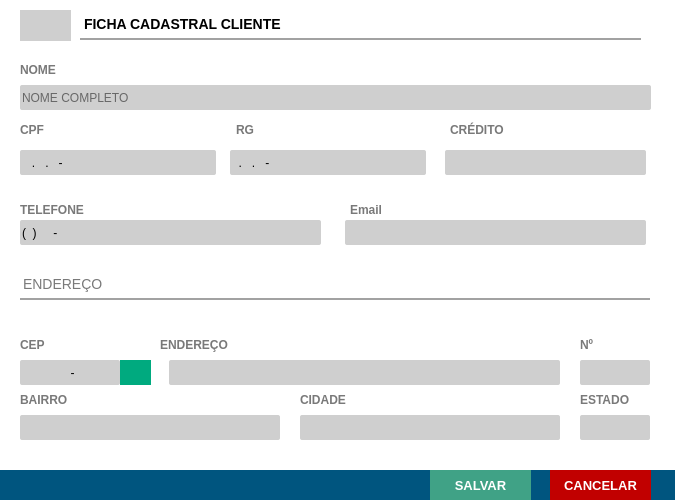
<?xml version="1.0" encoding="UTF-8"?>
<ui version="4.0">
 <class>Form_Cad_Clientes</class>
 <widget class="QFrame" name="Form_Cad_Clientes">
  <property name="windowModality">
   <enum>Qt::ApplicationModal</enum>
  </property>
  <property name="geometry">
   <rect>
    <x>0</x>
    <y>0</y>
    <width>675</width>
    <height>500</height>
   </rect>
  </property>
  <property name="minimumSize">
   <size>
    <width>675</width>
    <height>500</height>
   </size>
  </property>
  <property name="maximumSize">
   <size>
    <width>675</width>
    <height>500</height>
   </size>
  </property>
  <property name="windowTitle">
   <string>LC INFORMÁTICA| CADASTRO CLIENTE</string>
  </property>
  <property name="windowIcon">
   <iconset>
    <normaloff>../../img/clientes.png</normaloff>../../img/clientes.png</iconset>
  </property>
  <property name="frameShape">
   <enum>QFrame::StyledPanel</enum>
  </property>
  <property name="frameShadow">
   <enum>QFrame::Raised</enum>
  </property>
  <widget class="QFrame" name="fr_FormClientes">
   <property name="geometry">
    <rect>
     <x>0</x>
     <y>0</y>
     <width>1000</width>
     <height>500</height>
    </rect>
   </property>
   <property name="styleSheet">
    <string notr="true">background: #FFF;
border: none</string>
   </property>
   <widget class="QLabel" name="lb_FormProdutos">
    <property name="geometry">
     <rect>
      <x>80</x>
      <y>10</y>
      <width>561</width>
      <height>30</height>
     </rect>
    </property>
    <property name="styleSheet">
     <string notr="true">QLabel{
font-size: 14px;
font-family: &quot;Arial&quot;;
font-weight: bold;

border-bottom: 2px solid #A2A2A2
}</string>
    </property>
    <property name="text">
     <string>FICHA CADASTRAL CLIENTE</string>
    </property>
   </widget>
   <widget class="QLabel" name="lb_FormProdutos_2">
    <property name="geometry">
     <rect>
      <x>20</x>
      <y>60</y>
      <width>150</width>
      <height>20</height>
     </rect>
    </property>
    <property name="styleSheet">
     <string notr="true">QLabel{
font-size: 12px;
font-family: &quot;Arial Unicode MS&quot;;
font-weight: bold;
color: #797979
}</string>
    </property>
    <property name="text">
     <string>NOME</string>
    </property>
   </widget>
   <widget class="QLineEdit" name="tx_Nome">
    <property name="geometry">
     <rect>
      <x>20</x>
      <y>85</y>
      <width>631</width>
      <height>25</height>
     </rect>
    </property>
    <property name="focusPolicy">
     <enum>Qt::WheelFocus</enum>
    </property>
    <property name="styleSheet">
     <string notr="true">QLineEdit{
background: #CFCFCF;
border-radius: 2px;
color: #000;
font: 13px &quot;Arial&quot; ;

}
QLineEdit:Focus {
border: 1px solid red;
}</string>
    </property>
    <property name="placeholderText">
     <string>NOME COMPLETO</string>
    </property>
   </widget>
   <widget class="QLabel" name="lb_FormProdutos_3">
    <property name="geometry">
     <rect>
      <x>20</x>
      <y>120</y>
      <width>190</width>
      <height>20</height>
     </rect>
    </property>
    <property name="styleSheet">
     <string notr="true">QLabel{
font-size: 12px;
font-family: &quot;Arial Unicode MS&quot;;
font-weight: bold;
color: #797979
}</string>
    </property>
    <property name="text">
     <string>CPF</string>
    </property>
   </widget>
   <widget class="QLabel" name="lb_FormProdutos_4">
    <property name="geometry">
     <rect>
      <x>236</x>
      <y>120</y>
      <width>190</width>
      <height>20</height>
     </rect>
    </property>
    <property name="styleSheet">
     <string notr="true">QLabel{
font-size: 12px;
font-family: &quot;Arial Unicode MS&quot;;
font-weight: bold;
color: #797979
}</string>
    </property>
    <property name="text">
     <string>RG</string>
    </property>
   </widget>
   <widget class="QLineEdit" name="tx_rg">
    <property name="geometry">
     <rect>
      <x>230</x>
      <y>150</y>
      <width>196</width>
      <height>25</height>
     </rect>
    </property>
    <property name="focusPolicy">
     <enum>Qt::WheelFocus</enum>
    </property>
    <property name="styleSheet">
     <string notr="true">QLineEdit{
background: #CFCFCF;
border-radius: 2px;
color: #000;
font: 13px &quot;Arial&quot; 
}
QLineEdit:Focus {
border: 1px solid red;
}</string>
    </property>
    <property name="inputMask">
     <string>00.000.000-0</string>
    </property>
    <property name="text">
     <string>..-</string>
    </property>
    <property name="placeholderText">
     <string/>
    </property>
   </widget>
   <widget class="QLabel" name="lb_FormProdutos_8">
    <property name="geometry">
     <rect>
      <x>20</x>
      <y>270</y>
      <width>630</width>
      <height>30</height>
     </rect>
    </property>
    <property name="styleSheet">
     <string notr="true">QLabel{
font-size: 14px;
font-family: &quot;Arial&quot;;
font-weight: normal;

border-bottom: 2px solid #A2A2A2;
color: #797979
}</string>
    </property>
    <property name="text">
     <string>ENDEREÇO</string>
    </property>
   </widget>
   <widget class="QLineEdit" name="tx_Cep">
    <property name="geometry">
     <rect>
      <x>20</x>
      <y>360</y>
      <width>100</width>
      <height>25</height>
     </rect>
    </property>
    <property name="focusPolicy">
     <enum>Qt::WheelFocus</enum>
    </property>
    <property name="styleSheet">
     <string notr="true">QLineEdit{
background: #CFCFCF;
border-radius: 2px;
color: #000;
font: 13px &quot;Arial&quot; ;
text-transform: uppercase
}
QLineEdit:Focus {
border: 1px solid red;
}</string>
    </property>
    <property name="inputMask">
     <string>99999-999</string>
    </property>
    <property name="alignment">
     <set>Qt::AlignCenter</set>
    </property>
    <property name="placeholderText">
     <string>123456789</string>
    </property>
   </widget>
   <widget class="QLabel" name="lb_FormProdutos_10">
    <property name="geometry">
     <rect>
      <x>20</x>
      <y>335</y>
      <width>50</width>
      <height>20</height>
     </rect>
    </property>
    <property name="styleSheet">
     <string notr="true">QLabel{
font-size: 12px;
font-family: &quot;Arial Unicode MS&quot;;
font-weight: bold;
color: #797979
}</string>
    </property>
    <property name="text">
     <string>CEP</string>
    </property>
   </widget>
   <widget class="QFrame" name="fr_BotoesFormProdutos">
    <property name="geometry">
     <rect>
      <x>0</x>
      <y>470</y>
      <width>1000</width>
      <height>30</height>
     </rect>
    </property>
    <property name="styleSheet">
     <string notr="true">background-color: rgb(0, 85, 127);
border: none;</string>
    </property>
    <widget class="QPushButton" name="Bt_Voltar">
     <property name="geometry">
      <rect>
       <x>550</x>
       <y>0</y>
       <width>101</width>
       <height>30</height>
      </rect>
     </property>
     <property name="font">
      <font>
       <family>Tahoma</family>
       <pointsize>10</pointsize>
       <weight>75</weight>
       <bold>true</bold>
      </font>
     </property>
     <property name="cursor">
      <cursorShape>PointingHandCursor</cursorShape>
     </property>
     <property name="focusPolicy">
      <enum>Qt::NoFocus</enum>
     </property>
     <property name="contextMenuPolicy">
      <enum>Qt::ActionsContextMenu</enum>
     </property>
     <property name="styleSheet">
      <string notr="true">QPushButton {
background-color: rgb(193, 0, 0);
color: #FFF
 }
QPushButton:hover{
background-color: rgb(255, 85, 0);
}</string>
     </property>
     <property name="text">
      <string>CANCELAR</string>
     </property>
     <property name="icon">
      <iconset>
       <normaloff>:/sair/delete_delete_exit_1577.png</normaloff>:/sair/delete_delete_exit_1577.png</iconset>
     </property>
     <property name="iconSize">
      <size>
       <width>75</width>
       <height>25</height>
      </size>
     </property>
    </widget>
    <widget class="QPushButton" name="Bt_Salvar">
     <property name="geometry">
      <rect>
       <x>430</x>
       <y>0</y>
       <width>101</width>
       <height>30</height>
      </rect>
     </property>
     <property name="font">
      <font>
       <family>Tahoma</family>
       <pointsize>10</pointsize>
       <weight>75</weight>
       <bold>true</bold>
      </font>
     </property>
     <property name="cursor">
      <cursorShape>PointingHandCursor</cursorShape>
     </property>
     <property name="focusPolicy">
      <enum>Qt::NoFocus</enum>
     </property>
     <property name="contextMenuPolicy">
      <enum>Qt::ActionsContextMenu</enum>
     </property>
     <property name="styleSheet">
      <string notr="true">QPushButton {
background-color: #40a286;
color: #FFF
 }
QPushButton:hover{
background-color: #7AB32E;
}</string>
     </property>
     <property name="text">
      <string>SALVAR</string>
     </property>
     <property name="icon">
      <iconset>
       <normaloff>:/salvar/salvar.png</normaloff>:/salvar/salvar.png</iconset>
     </property>
     <property name="iconSize">
      <size>
       <width>50</width>
       <height>25</height>
      </size>
     </property>
    </widget>
   </widget>
   <widget class="QLineEdit" name="tx_cpf">
    <property name="geometry">
     <rect>
      <x>20</x>
      <y>150</y>
      <width>196</width>
      <height>25</height>
     </rect>
    </property>
    <property name="focusPolicy">
     <enum>Qt::WheelFocus</enum>
    </property>
    <property name="styleSheet">
     <string notr="true">QLineEdit{
background: #CFCFCF;
border-radius: 2px;
color: #000;
font: 13px &quot;Arial&quot; 
}
QLineEdit:Focus {
border: 1px solid red;
}</string>
    </property>
    <property name="inputMask">
     <string>000.000.000-00</string>
    </property>
    <property name="text">
     <string>..-</string>
    </property>
    <property name="placeholderText">
     <string/>
    </property>
   </widget>
   <widget class="QLabel" name="lb_FormProdutos_23">
    <property name="geometry">
     <rect>
      <x>350</x>
      <y>200</y>
      <width>191</width>
      <height>20</height>
     </rect>
    </property>
    <property name="styleSheet">
     <string notr="true">QLabel{
font-size: 12px;
font-family: &quot;Arial Unicode MS&quot;;
font-weight: bold;
color: #797979
}</string>
    </property>
    <property name="text">
     <string>Email</string>
    </property>
   </widget>
   <widget class="QLabel" name="lb_FormProdutos_24">
    <property name="geometry">
     <rect>
      <x>20</x>
      <y>200</y>
      <width>190</width>
      <height>20</height>
     </rect>
    </property>
    <property name="styleSheet">
     <string notr="true">QLabel{
font-size: 12px;
font-family: &quot;Arial Unicode MS&quot;;
font-weight: bold;
color: #797979
}</string>
    </property>
    <property name="text">
     <string>TELEFONE</string>
    </property>
   </widget>
   <widget class="QLineEdit" name="tx_Email">
    <property name="geometry">
     <rect>
      <x>345</x>
      <y>220</y>
      <width>301</width>
      <height>25</height>
     </rect>
    </property>
    <property name="focusPolicy">
     <enum>Qt::WheelFocus</enum>
    </property>
    <property name="styleSheet">
     <string notr="true">QLineEdit{
background: #CFCFCF;
border-radius: 2px;
color: #000;
font: 13px &quot;Arial&quot; ;

}
QLineEdit:Focus {
border: 1px solid red;
}</string>
    </property>
    <property name="placeholderText">
     <string/>
    </property>
   </widget>
   <widget class="QLineEdit" name="tx_Telefone">
    <property name="geometry">
     <rect>
      <x>20</x>
      <y>220</y>
      <width>301</width>
      <height>25</height>
     </rect>
    </property>
    <property name="focusPolicy">
     <enum>Qt::WheelFocus</enum>
    </property>
    <property name="styleSheet">
     <string notr="true">QLineEdit{
background: #CFCFCF;
border-radius: 2px;
color: #000;
font: 13px &quot;Arial&quot; 
}
QLineEdit:Focus {
border: 1px solid red;
}</string>
    </property>
    <property name="inputMask">
     <string>(00) 0000-00000</string>
    </property>
    <property name="text">
     <string>() -</string>
    </property>
    <property name="maxLength">
     <number>15</number>
    </property>
    <property name="cursorPosition">
     <number>15</number>
    </property>
    <property name="placeholderText">
     <string/>
    </property>
   </widget>
   <widget class="QLabel" name="lb_FormProdutos_11">
    <property name="geometry">
     <rect>
      <x>160</x>
      <y>335</y>
      <width>250</width>
      <height>20</height>
     </rect>
    </property>
    <property name="styleSheet">
     <string notr="true">QLabel{
font-size: 12px;
font-family: &quot;Arial Unicode MS&quot;;
font-weight: bold;
color: #797979
}</string>
    </property>
    <property name="text">
     <string>ENDEREÇO</string>
    </property>
   </widget>
   <widget class="QLineEdit" name="tx_Endereco">
    <property name="geometry">
     <rect>
      <x>169</x>
      <y>360</y>
      <width>391</width>
      <height>25</height>
     </rect>
    </property>
    <property name="focusPolicy">
     <enum>Qt::WheelFocus</enum>
    </property>
    <property name="styleSheet">
     <string notr="true">QLineEdit{
background: #CFCFCF;
border-radius: 2px;
color: #000;
font: 13px &quot;Arial&quot; ;

}
QLineEdit:Focus {
border: 1px solid red;
}</string>
    </property>
    <property name="inputMask">
     <string/>
    </property>
    <property name="alignment">
     <set>Qt::AlignLeading|Qt::AlignLeft|Qt::AlignVCenter</set>
    </property>
    <property name="placeholderText">
     <string/>
    </property>
   </widget>
   <widget class="QLabel" name="lb_FormProdutos_12">
    <property name="geometry">
     <rect>
      <x>580</x>
      <y>335</y>
      <width>50</width>
      <height>20</height>
     </rect>
    </property>
    <property name="styleSheet">
     <string notr="true">QLabel{
font-size: 12px;
font-family: &quot;Arial Unicode MS&quot;;
font-weight: bold;
color: #797979
}</string>
    </property>
    <property name="text">
     <string>Nº</string>
    </property>
   </widget>
   <widget class="QLineEdit" name="tx_Numero">
    <property name="geometry">
     <rect>
      <x>580</x>
      <y>360</y>
      <width>70</width>
      <height>25</height>
     </rect>
    </property>
    <property name="focusPolicy">
     <enum>Qt::WheelFocus</enum>
    </property>
    <property name="styleSheet">
     <string notr="true">QLineEdit{
background: #CFCFCF;
border-radius: 2px;
color: #000;
font: 13px &quot;Arial&quot; ;

}
QLineEdit:Focus {
border: 1px solid red;
}</string>
    </property>
    <property name="inputMethodHints">
     <set>Qt::ImhNone</set>
    </property>
    <property name="inputMask">
     <string/>
    </property>
    <property name="alignment">
     <set>Qt::AlignLeading|Qt::AlignLeft|Qt::AlignVCenter</set>
    </property>
    <property name="placeholderText">
     <string/>
    </property>
   </widget>
   <widget class="QLineEdit" name="tx_Bairro">
    <property name="geometry">
     <rect>
      <x>20</x>
      <y>415</y>
      <width>260</width>
      <height>25</height>
     </rect>
    </property>
    <property name="focusPolicy">
     <enum>Qt::WheelFocus</enum>
    </property>
    <property name="styleSheet">
     <string notr="true">QLineEdit{
background: #CFCFCF;
border-radius: 2px;
color: #000;
font: 13px &quot;Arial&quot; ;

}
QLineEdit:Focus {
border: 1px solid red;
}</string>
    </property>
    <property name="inputMask">
     <string/>
    </property>
    <property name="alignment">
     <set>Qt::AlignLeading|Qt::AlignLeft|Qt::AlignVCenter</set>
    </property>
    <property name="placeholderText">
     <string/>
    </property>
   </widget>
   <widget class="QLabel" name="lb_FormProdutos_13">
    <property name="geometry">
     <rect>
      <x>20</x>
      <y>390</y>
      <width>120</width>
      <height>20</height>
     </rect>
    </property>
    <property name="styleSheet">
     <string notr="true">QLabel{
font-size: 12px;
font-family: &quot;Arial Unicode MS&quot;;
font-weight: bold;
color: #797979
}</string>
    </property>
    <property name="text">
     <string>BAIRRO</string>
    </property>
   </widget>
   <widget class="QLineEdit" name="tx_Cidade">
    <property name="geometry">
     <rect>
      <x>300</x>
      <y>415</y>
      <width>260</width>
      <height>25</height>
     </rect>
    </property>
    <property name="focusPolicy">
     <enum>Qt::WheelFocus</enum>
    </property>
    <property name="styleSheet">
     <string notr="true">QLineEdit{
background: #CFCFCF;
border-radius: 2px;
color: #000;
font: 13px &quot;Arial&quot; ;

}
QLineEdit:Focus {
border: 1px solid red;
}</string>
    </property>
    <property name="inputMask">
     <string/>
    </property>
    <property name="alignment">
     <set>Qt::AlignLeading|Qt::AlignLeft|Qt::AlignVCenter</set>
    </property>
    <property name="placeholderText">
     <string/>
    </property>
   </widget>
   <widget class="QLabel" name="lb_FormProdutos_14">
    <property name="geometry">
     <rect>
      <x>300</x>
      <y>390</y>
      <width>120</width>
      <height>20</height>
     </rect>
    </property>
    <property name="styleSheet">
     <string notr="true">QLabel{
font-size: 12px;
font-family: &quot;Arial Unicode MS&quot;;
font-weight: bold;
color: #797979
}</string>
    </property>
    <property name="text">
     <string>CIDADE</string>
    </property>
   </widget>
   <widget class="QLabel" name="lb_FormProdutos_15">
    <property name="geometry">
     <rect>
      <x>580</x>
      <y>390</y>
      <width>70</width>
      <height>20</height>
     </rect>
    </property>
    <property name="styleSheet">
     <string notr="true">QLabel{
font-size: 12px;
font-family: &quot;Arial Unicode MS&quot;;
font-weight: bold;
color: #797979
}</string>
    </property>
    <property name="text">
     <string>ESTADO</string>
    </property>
   </widget>
   <widget class="QLineEdit" name="tx_Estado">
    <property name="geometry">
     <rect>
      <x>580</x>
      <y>415</y>
      <width>70</width>
      <height>25</height>
     </rect>
    </property>
    <property name="focusPolicy">
     <enum>Qt::WheelFocus</enum>
    </property>
    <property name="styleSheet">
     <string notr="true">QLineEdit{
background: #CFCFCF;
border-radius: 2px;
color: #000;
font: 13px &quot;Arial&quot; ;

}
QLineEdit:Focus {
border: 1px solid red;
}</string>
    </property>
    <property name="inputMask">
     <string/>
    </property>
    <property name="alignment">
     <set>Qt::AlignLeading|Qt::AlignLeft|Qt::AlignVCenter</set>
    </property>
    <property name="placeholderText">
     <string/>
    </property>
   </widget>
   <widget class="QLineEdit" name="tx_Credito">
    <property name="geometry">
     <rect>
      <x>445</x>
      <y>150</y>
      <width>201</width>
      <height>25</height>
     </rect>
    </property>
    <property name="focusPolicy">
     <enum>Qt::WheelFocus</enum>
    </property>
    <property name="styleSheet">
     <string notr="true">QLineEdit{
background: #CFCFCF;
border-radius: 2px;
color: #000;
font: 13px &quot;Arial&quot; ;

}
QLineEdit:Focus {
border: 1px solid red;
}</string>
    </property>
    <property name="placeholderText">
     <string/>
    </property>
   </widget>
   <widget class="QLabel" name="lb_FormProdutos_25">
    <property name="geometry">
     <rect>
      <x>450</x>
      <y>120</y>
      <width>190</width>
      <height>20</height>
     </rect>
    </property>
    <property name="styleSheet">
     <string notr="true">QLabel{
font-size: 12px;
font-family: &quot;Arial Unicode MS&quot;;
font-weight: bold;
color: #797979
}</string>
    </property>
    <property name="text">
     <string>CRÉDITO</string>
    </property>
   </widget>
   <widget class="QLabel" name="label">
    <property name="geometry">
     <rect>
      <x>120</x>
      <y>360</y>
      <width>31</width>
      <height>25</height>
     </rect>
    </property>
    <property name="styleSheet">
     <string notr="true">background-color: rgb(0, 170, 127);</string>
    </property>
    <property name="text">
     <string/>
    </property>
   </widget>
   <widget class="QLabel" name="label_2">
    <property name="geometry">
     <rect>
      <x>20</x>
      <y>10</y>
      <width>51</width>
      <height>31</height>
     </rect>
    </property>
    <property name="styleSheet">
     <string notr="true">background: #CFCFCF;</string>
    </property>
    <property name="text">
     <string/>
    </property>
   </widget>
  </widget>
 </widget>
 <tabstops>
  <tabstop>tx_Nome</tabstop>
  <tabstop>tx_cpf</tabstop>
  <tabstop>tx_rg</tabstop>
  <tabstop>tx_Credito</tabstop>
  <tabstop>tx_Telefone</tabstop>
  <tabstop>tx_Email</tabstop>
  <tabstop>tx_Cep</tabstop>
  <tabstop>tx_Endereco</tabstop>
  <tabstop>tx_Numero</tabstop>
  <tabstop>tx_Bairro</tabstop>
  <tabstop>tx_Cidade</tabstop>
  <tabstop>tx_Estado</tabstop>
 </tabstops>
 <resources>
  <include location="../Icones/icones.qrc"/>
 </resources>
 <connections/>
</ui>
